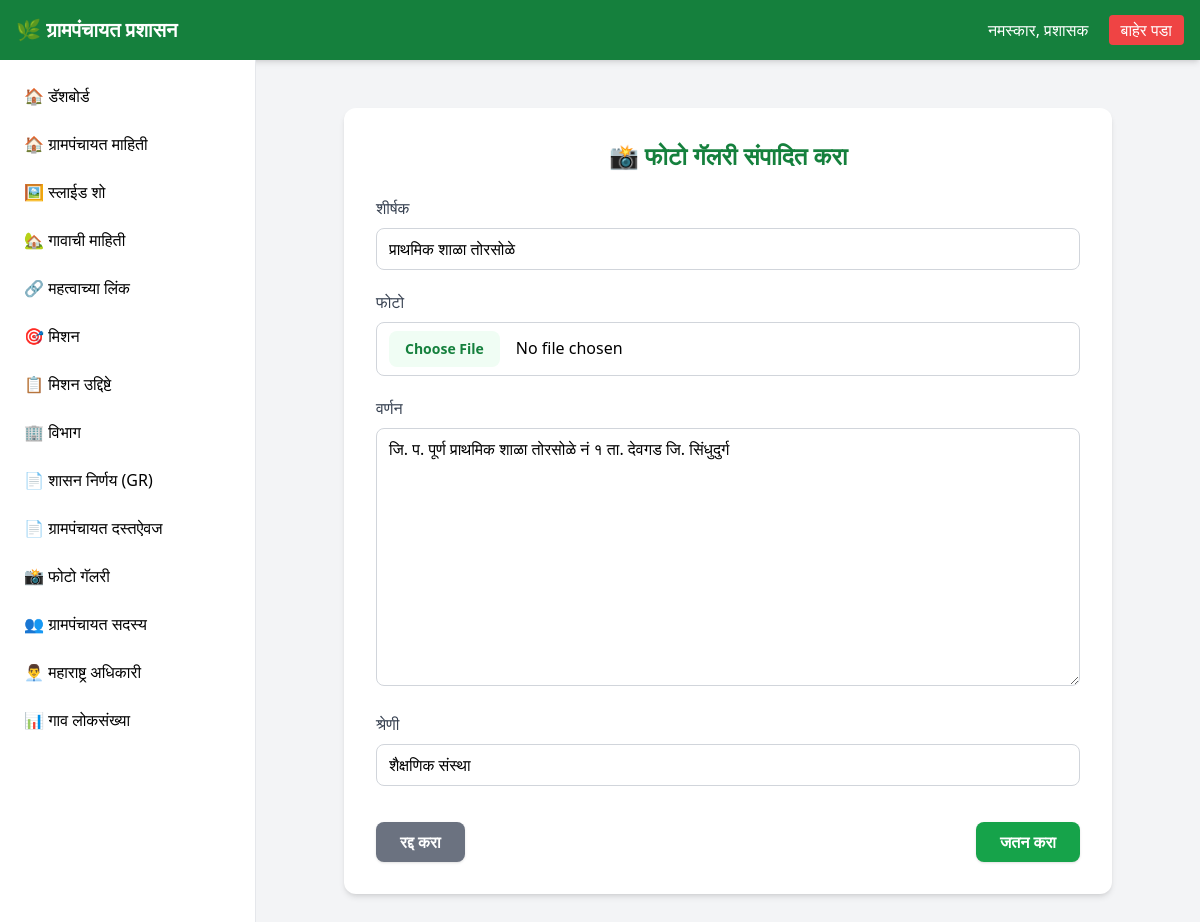
/dashboard/photo-gallery/update/1/ (signed in), run on the app's committed database.
### api/models.py (models this page shows, shortened)
class PhotoGallery(models.Model):
    title = models.CharField(max_length=250)
    image = models.ImageField(upload_to="photo_gallery/")
    description = models.TextField(blank=True, null=True)
    category = models.CharField(max_length=100, blank=True, null=True)
    upload_date = models.DateTimeField(auto_now_add=True)

### api/views.py (the view)
# urls.py: path('dashboard/photo-gallery/update/<int:pk>/', views.photo_gallery_update, name='photo-gallery-update'),
@login_required(login_url='/admin/login/')
def photo_gallery_update(request, pk):
    photo_gallery = get_object_or_404(PhotoGallery, pk=pk)
    if request.method == 'POST':
        form = PhotoGalleryForm(request.POST, request.FILES, instance=photo_gallery)
        if form.is_valid():
            form.save()
            messages.success(request, 'फोटो गॅलरी यशस्वीरित्या अपडेट केली गेली!')
            return redirect('photo-gallery-list')
    else:
        form = PhotoGalleryForm(instance=photo_gallery)
    return render(request, 'dashboard/photo_gallery_form.html', {'form': form, 'title': 'फोटो गॅलरी संपादित करा'})

### api/forms.py
class PhotoGalleryForm(ModelForm):
    class Meta:
        model = PhotoGallery
        fields = ['title', 'image', 'description', 'category']
        widgets = {
            'title': TextInput(attrs={
                'class': 'w-full px-3 py-2 border border-gray-300 rounded-lg focus:outline-none focus:ring-2 focus:ring-green-500 focus:border-transparent'
            }),
            'image': FileInput(attrs={
                'class': 'w-full px-3 py-2 border border-gray-300 rounded-lg focus:outline-none focus:ring-2 focus:ring-green-500 focus:border-transparent file:mr-4 file:py-2 file:px-4 file:rounded-lg file:border-0 file:text-sm file:font-semibold file:bg-green-50 file:text-green-700 hover:file:bg-green-100'
            }),
            'description': Textarea(attrs={
                'class': 'w-full px-3 py-2 border border-gray-300 rounded-lg focus:outline-none focus:ring-2 focus:ring-green-500 focus:border-transparent resize-vertical'
            }),
            'category': TextInput(attrs={
                'class': 'w-full px-3 py-2 border border-gray-300 rounded-lg focus:outline-none focus:ring-2 focus:ring-green-500 focus:border-transparent'
            }),
        }

### api/templates/dashboard/photo_gallery_form.html (shortened to what this page needs)
{% extends 'dashboard/dashboard.html' %}
{% block content %}
<div class="max-w-3xl mx-auto bg-white p-8 mt-6 rounded-xl shadow-md">
    <h2 class="text-2xl font-bold text-green-700 mb-6 text-center">
        📸 {{ title }}
    </h2>
    <form method="POST" enctype="multipart/form-data" class="space-y-5">
        <div>
            <label for="{{ form.title.id_for_label }}" class="block mb-2 font-medium text-gray-700">शीर्षक</label>
            {{ form.title }}
        </div>
        <div>
            <label for="{{ form.image.id_for_label }}" class="block mb-2 font-medium text-gray-700">फोटो</label>
            {{ form.image }}
        </div>
        <div>
            <label for="{{ form.description.id_for_label }}" class="block mb-2 font-medium text-gray-700">वर्णन</label>
            {{ form.description }}
        </div>
        <div>
            <label for="{{ form.category.id_for_label }}" class="block mb-2 font-medium text-gray-700">श्रेणी</label>
            {{ form.category }}
        </div>
        <div class="flex justify-between pt-4">
            <a href="{% url 'photo-gallery-list' %}" class="bg-gray-500 hover:bg-gray-600 text-white font-semibold px-6 py-2 rounded-lg shadow">
                रद्द करा
            </a>
            <button type="submit" class="bg-green-600 hover:bg-green-700 text-white font-semibold px-6 py-2 rounded-lg shadow">
                जतन करा
            </button>
        </div>
    </form>
</div>
{% endblock %}

### data on the page
PhotoGallery: title "प्राथमिक शाळा तोरसोळे", description "जि. प. पूर्ण प्राथमिक शाळा तोरसोळे नं १ ता. देवगड जि. सिंधुदुर्ग", category "शैक्षणिक संस्था"

### other printed values
{{ title }} "फोटो गॅलरी संपादित करा"
